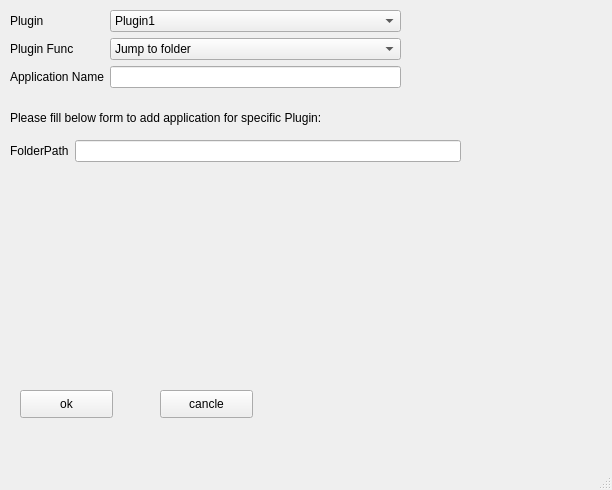
<?xml version="1.0" encoding="UTF-8"?>
<ui version="4.0">
 <class>AddApplicaiton</class>
 <widget class="QMainWindow" name="AddApplicaiton">
  <property name="geometry">
   <rect>
    <x>0</x>
    <y>0</y>
    <width>612</width>
    <height>490</height>
   </rect>
  </property>
  <property name="windowTitle">
   <string>Add Application</string>
  </property>
  <widget class="QWidget" name="centralwidget">
   <widget class="QPushButton" name="pushButton">
    <property name="geometry">
     <rect>
      <x>20</x>
      <y>390</y>
      <width>93</width>
      <height>28</height>
     </rect>
    </property>
    <property name="text">
     <string>ok</string>
    </property>
   </widget>
   <widget class="QPushButton" name="pushButton_2">
    <property name="geometry">
     <rect>
      <x>160</x>
      <y>390</y>
      <width>93</width>
      <height>28</height>
     </rect>
    </property>
    <property name="text">
     <string>cancle</string>
    </property>
   </widget>
   <widget class="QWidget" name="formLayoutWidget">
    <property name="geometry">
     <rect>
      <x>10</x>
      <y>140</y>
      <width>451</width>
      <height>231</height>
     </rect>
    </property>
    <layout class="QFormLayout" name="formLayout">
     <item row="0" column="0">
      <widget class="QLabel" name="folderPathLabel">
       <property name="text">
        <string>FolderPath</string>
       </property>
      </widget>
     </item>
     <item row="0" column="1">
      <widget class="QLineEdit" name="folderPathLineEdit"/>
     </item>
    </layout>
   </widget>
   <widget class="QWidget" name="formLayoutWidget_2">
    <property name="geometry">
     <rect>
      <x>10</x>
      <y>10</y>
      <width>391</width>
      <height>91</height>
     </rect>
    </property>
    <layout class="QFormLayout" name="formLayout_2">
     <item row="0" column="0">
      <widget class="QLabel" name="pluginLabel">
       <property name="text">
        <string>Plugin</string>
       </property>
      </widget>
     </item>
     <item row="0" column="1">
      <widget class="QComboBox" name="pluginComboBox">
       <item>
        <property name="text">
         <string>Plugin1</string>
        </property>
       </item>
       <item>
        <property name="text">
         <string>Plugin2</string>
        </property>
       </item>
       <item>
        <property name="text">
         <string>Plugin3</string>
        </property>
       </item>
      </widget>
     </item>
     <item row="1" column="0">
      <widget class="QLabel" name="pluginFuncLabel">
       <property name="text">
        <string>Plugin Func</string>
       </property>
      </widget>
     </item>
     <item row="1" column="1">
      <widget class="QComboBox" name="pluginFuncComboBox">
       <item>
        <property name="text">
         <string>Jump to folder</string>
        </property>
       </item>
       <item>
        <property name="text">
         <string>Func2</string>
        </property>
       </item>
       <item>
        <property name="text">
         <string>Func3</string>
        </property>
       </item>
      </widget>
     </item>
     <item row="2" column="0">
      <widget class="QLabel" name="applicationNameLabel">
       <property name="text">
        <string>Application Name</string>
       </property>
      </widget>
     </item>
     <item row="2" column="1">
      <widget class="QLineEdit" name="applicationNameLineEdit"/>
     </item>
    </layout>
   </widget>
   <widget class="QLabel" name="label">
    <property name="geometry">
     <rect>
      <x>10</x>
      <y>110</y>
      <width>531</width>
      <height>16</height>
     </rect>
    </property>
    <property name="text">
     <string>Please fill below form to add application for specific Plugin:</string>
    </property>
   </widget>
  </widget>
  <widget class="QMenuBar" name="menubar">
   <property name="geometry">
    <rect>
     <x>0</x>
     <y>0</y>
     <width>612</width>
     <height>26</height>
    </rect>
   </property>
  </widget>
  <widget class="QStatusBar" name="statusbar"/>
 </widget>
 <resources/>
 <connections/>
</ui>
